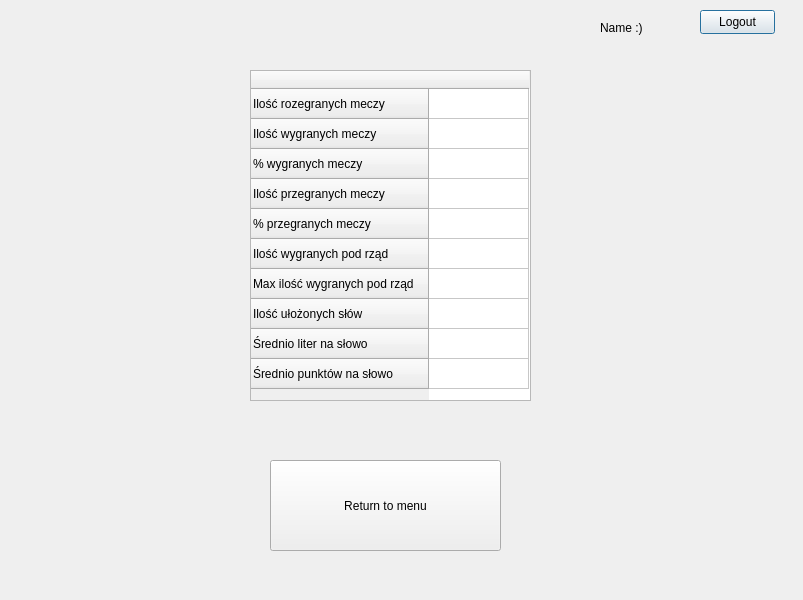
<?xml version="1.0" encoding="UTF-8"?>
<ui version="4.0">
 <class>Statistics_GUI</class>
 <widget class="QDialog" name="Statistics_GUI">
  <property name="geometry">
   <rect>
    <x>0</x>
    <y>0</y>
    <width>803</width>
    <height>600</height>
   </rect>
  </property>
  <property name="windowTitle">
   <string>Statistics_GUI</string>
  </property>
  <widget class="QPushButton" name="pushButton_logout">
   <property name="geometry">
    <rect>
     <x>700</x>
     <y>10</y>
     <width>75</width>
     <height>24</height>
    </rect>
   </property>
   <property name="text">
    <string>Logout</string>
   </property>
  </widget>
  <widget class="QPushButton" name="pushButton_return">
   <property name="geometry">
    <rect>
     <x>270</x>
     <y>460</y>
     <width>231</width>
     <height>91</height>
    </rect>
   </property>
   <property name="text">
    <string>Return to menu</string>
   </property>
  </widget>
  <widget class="QTableWidget" name="tableWidget_stats">
   <property name="geometry">
    <rect>
     <x>250</x>
     <y>70</y>
     <width>281</width>
     <height>331</height>
    </rect>
   </property>
   <property name="autoScrollMargin">
    <number>16</number>
   </property>
   <property name="showGrid">
    <bool>true</bool>
   </property>
   <property name="wordWrap">
    <bool>true</bool>
   </property>
   <attribute name="horizontalHeaderMinimumSectionSize">
    <number>32</number>
   </attribute>
   <row>
    <property name="text">
     <string>Ilość rozegranych meczy</string>
    </property>
   </row>
   <row>
    <property name="text">
     <string>Ilość wygranych meczy</string>
    </property>
   </row>
   <row>
    <property name="text">
     <string>% wygranych meczy</string>
    </property>
   </row>
   <row>
    <property name="text">
     <string>Ilość przegranych meczy</string>
    </property>
   </row>
   <row>
    <property name="text">
     <string>% przegranych meczy</string>
    </property>
   </row>
   <row>
    <property name="text">
     <string>Ilość wygranych pod rząd</string>
    </property>
   </row>
   <row>
    <property name="text">
     <string>Max ilość wygranych pod rząd</string>
    </property>
   </row>
   <row>
    <property name="text">
     <string>Ilość ułożonych słów</string>
    </property>
   </row>
   <row>
    <property name="text">
     <string>Średnio liter na słowo</string>
    </property>
   </row>
   <row>
    <property name="text">
     <string>Średnio punktów na słowo</string>
    </property>
   </row>
   <column>
    <property name="text">
     <string/>
    </property>
   </column>
  </widget>
  <widget class="QLabel" name="label_name">
   <property name="geometry">
    <rect>
     <x>600</x>
     <y>20</y>
     <width>49</width>
     <height>16</height>
    </rect>
   </property>
   <property name="text">
    <string>Name :)</string>
   </property>
  </widget>
 </widget>
 <layoutdefault spacing="6" margin="11"/>
 <resources/>
 <connections/>
</ui>
